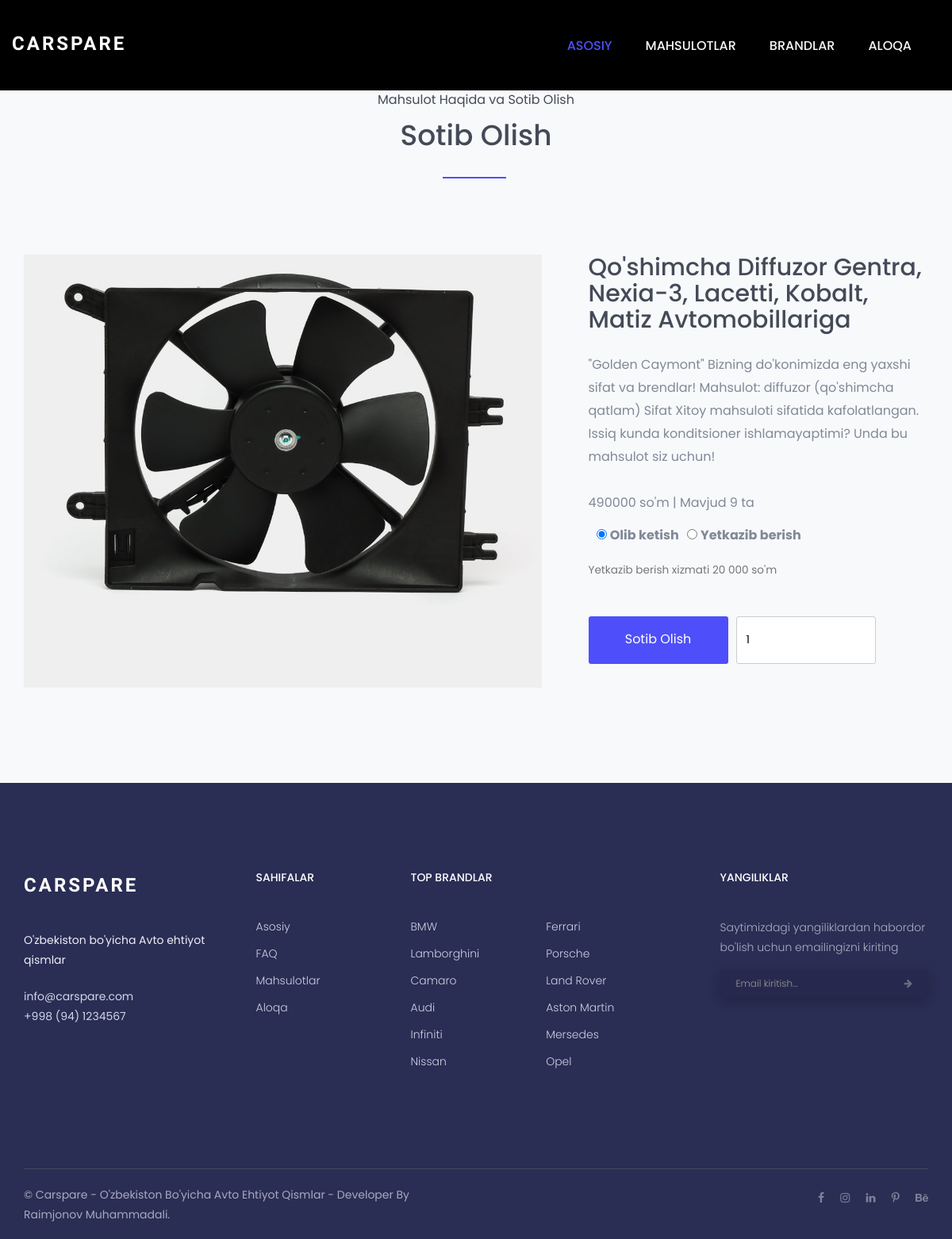
Screenshot of /product-detail.php?id=3 with the database file from the repository.
### tables this page shows
CREATE TABLE `products` (
  `id` int NOT NULL,
  `name` varchar(150) NOT NULL,
  `description` varchar(255) NOT NULL,
  `price` varchar(255) NOT NULL,
  `model` varchar(100) NOT NULL,
  `img` varchar(155) NOT NULL,
  `product_count` varchar(150) NOT NULL
);

### product-detail.php (the view, shortened to what this page needs)
<?php include 'inc/header.php'; include 'inc/db.php'; ?>
<?php
if (isset($_GET['id'])) {
	$id = $_GET['id'];
	$stmt = $conn->prepare("SELECT * from products WHERE id = ?");
	$stmt->execute([$id]);
	$products = $stmt->fetch();
}
?>
<section class="new-cars">
	<div class="container">
		<div class="section-header">
			<p>Mahsulot haqida <span>va</span> sotib olish</p>
			<h2>Sotib olish</h2>
		</div>
		<div class="new-cars-content">
			<div class="owl-carousel owl-theme" id="new-cars-carousel">
				<div class="new-cars-item">
					<div class="single-new-cars-item">
						<div class="row">
							<div class="col-md-7 col-sm-12">
								<div class="new-cars-img" style="height: 400px; display: flex; justify-content: center; align-items: center;">
									<img src="panel/products/<?=$products['img'];?>" alt="img" />
								</div>
							</div>
							<div class="col-md-5 col-sm-12">
								<div class="new-cars-txt">
									<h2><a href="#"><?=$products['name'];?></a></h2>
									<p>
									<?=$products['description'];?>
									</p>
									<p class="new-cars-para2 mb-2">
									<?=$products['price'];?> so'm | Mavjud <?=$products['product_count'];?> ta
									</p>
									<form action='checkout.php' method="POST">
										<div class="row" style="display: flex; gap: 10px; margin: 15px 5px 0 0;">
											<div class="form-group">
												<input type="radio" name="chec" id="check" value="saboy" checked>
												<label for="check">Olib ketish</label>
											</div>
											<div class="form-group">
												<input type="radio" name="chec" id="ch" value="dostovka">
												<label for="ch">Yetkazib berish</label>
											</div>
										</div>
										<div class="form-group">
										<small id="emailHelp" class="form-text text-muted">Yetkazib berish xizmati 20 000  so'm</small>
										</div>
										<div class="out" style="display: flex; align-items: center; gap: 10px;">
											<button class="welcome-btn new-cars-btn" onclick="window.location.href='#'">
												Sotib olish
											</button>
											<input type="number" class="form-control welcome-btn new-cars-btn" min="1" max="<?=$products['product_count'];?>" value="1" style="background-color: white; color: black;" name="count">
										</div>
									</form>
								</div>
							</div>
						</div>
					</div>
				</div>
			</div>
		</div>
	</div>
</section>
<?php include 'inc/footer.php'; ?>

### assets/css/bootsnav.css (style rules this page uses)
body { -webkit-transition: all 0.3s ease-in-out; -moz-transition: all 0.3s ease-in-out; -o-transition: all 0.3s ease-in-out; -ms-transition: all 0.3s ease-in-out; transition: all 0.3s ease-in-out; }

### assets/css/style.css (style rules this page uses)
* { padding: 0; margin: 0; }
* { -webkit-box-sizing:border-box; -moz-box-sizing:border-box; -o-box-sizing:border-box; -ms-box-sizing:border-box; box-sizing:border-box; }
body { font-family: 'Poppins', sans-serif; font-size:16px; color:#818998; text-transform:initial; max-width:1920px; margin:0 auto; overflow-x:hidden; }
a,a:hover,a:active,a:focus { display:inline-block; text-decoration:none; color: #444a57; font-size:20px; padding:0; font-weight: 500; text-transform: capitalize; }
h1,h2,h3,h4,h5,h6 { margin: 0; color:#444a57; font-size: 20px; font-weight: 500; text-transform: capitalize; }
p { margin: 0; color:#818998; font-size:16px; line-height: 1.8; text-transform: initial; }
img { border:none;max-width:100%; height:auto; }
select,input,textarea,button,.form-control { box-shadow:none;outline:0!important; }
button { background: transparent;border: 0;font-size: 16px;text-transform: capitalize; }
html,body { height: 100%; }
.owl-carousel { z-index: 0; }
.section-header { position: relative; text-align: center; }
.section-header h2 { position: relative; font-size: 36px; font-weight: 500; padding-bottom: 35px; }
.section-header h2:before { position: absolute; content: ""; width: 80px; height: 2px; bottom: 0; left: 50%; margin-left: -42px; background: #4e4ffa; }
.section-header p { color: #444a57;text-transform: capitalize;margin-bottom:10px; }
.section-header h2 span,.section-header p span { text-transform: lowercase; }
.welcome-btn { display: inline-block; width: 230px; height: 60px; background: #4e4ffa; color: #fff; border-radius: 3px; margin-top: 55px; -webkit-transition: .3s linear; -moz-transition:.3s linear; -ms-transition:.3s linear; -o-transition:.3s linear; transition: .3s linear; }
.new-cars { background: #f8f9fb; padding:112px 0 120px; }
.new-cars-content { padding-top:96px; }
.new-cars-txt { margin-left: 29px;margin-bottom: 30px; }
.new-cars-txt h2 a { font-size: 30px; font-weight: 500; margin-bottom: 26px; }
.new-cars-para2 { margin-top: 30px; }
.welcome-btn.new-cars-btn { width: 176px; margin-top: 32px; }

### rows the page displays
products: img (picture), name "Qo'shimcha Diffuzor Gentra, Nexia-3, Lacetti, Kobalt, Matiz Avtomobillariga", description "\"Golden Caymont\" Bizning do'konimizda eng yaxshi sifat va brendlar! Mahsulot: diffuzor (qo'shimcha qatlam) Sifat Xitoy mahsuloti sifatida kafolatlangan. Issiq kunda konditsioner ishlamayaptimi? Unda bu mahsulot siz uchun!", price "490000", product_count "9"
